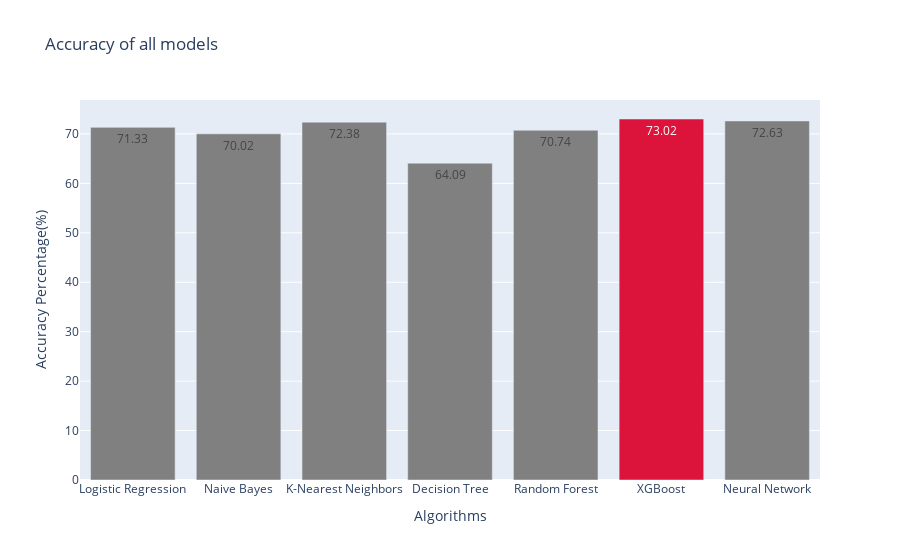

The code cell stored with this chart in its notebook:
### Code cell
#Importing all the necessary modules for plotting
import plotly.graph_objects as go
from plotly.subplots import make_subplots
import plotly.express as px

colors = ['gray',] * 7
colors[5] = 'crimson'
text=scores


fig = make_subplots(rows=1, cols=1)

fig.add_trace(go.Bar(x=algorithms, y=scores,text=scores,marker_color=colors), 
                     1, 1)

fig.update_layout(
    title='Accuracy of all models',
    xaxis_title="Algorithms",
    yaxis_title="Accuracy Percentage(%)")
    


#fig.update_traces(texttemplate=text+" %", textposition='outside')
fig.write_image("model_accuracy.png")
fig.show()

### Figure 1 — Plotly figure (JSON) as saved in the notebook; plotly's stock layout.template omitted (floating-point values rounded to 4 significant figures)
{"data": [{"marker": {"color": ["gray", "gray", "gray", "gray", "gray", "crimson", "gray"]}, "text": ["71.33", "70.02", "72.38", "64.09", "70.74", "73.02", "72.63"], "type": "bar", "x": ["Logistic Regression", "Naive Bayes", "K-Nearest Neighbors", "Decision Tree", "Random Forest", "XGBoost", "Neural Network"], "xaxis": "x", "y": [71.33, 70.02, 72.38, 64.09, 70.74, 73.02, 72.63], "yaxis": "y"}], "layout": {"title": {"text": "Accuracy of all models"}, "xaxis": {"anchor": "y", "domain": [0, 1], "title": {"text": "Algorithms"}}, "yaxis": {"anchor": "x", "domain": [0, 1], "title": {"text": "Accuracy Percentage(%)"}}}}
